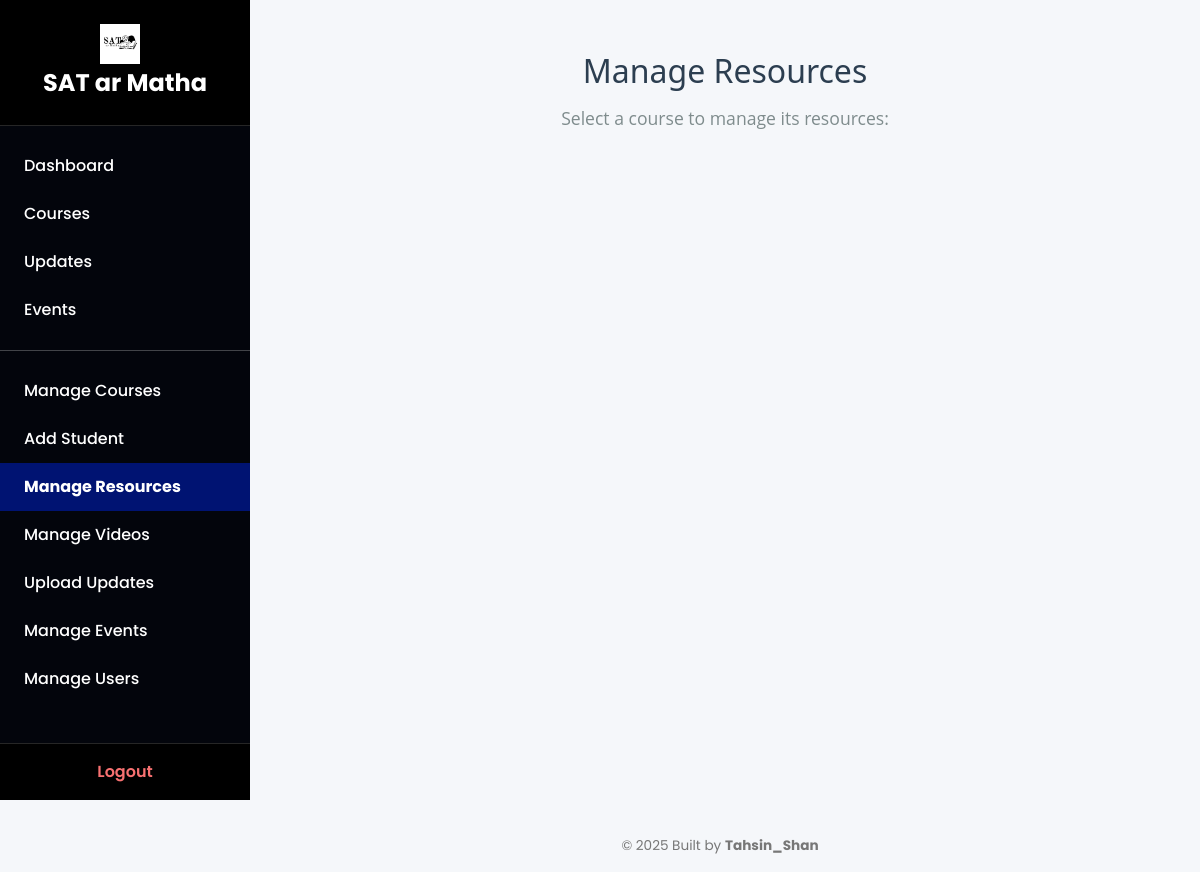
The app's page /admin/manage_resources (signed in), older data.
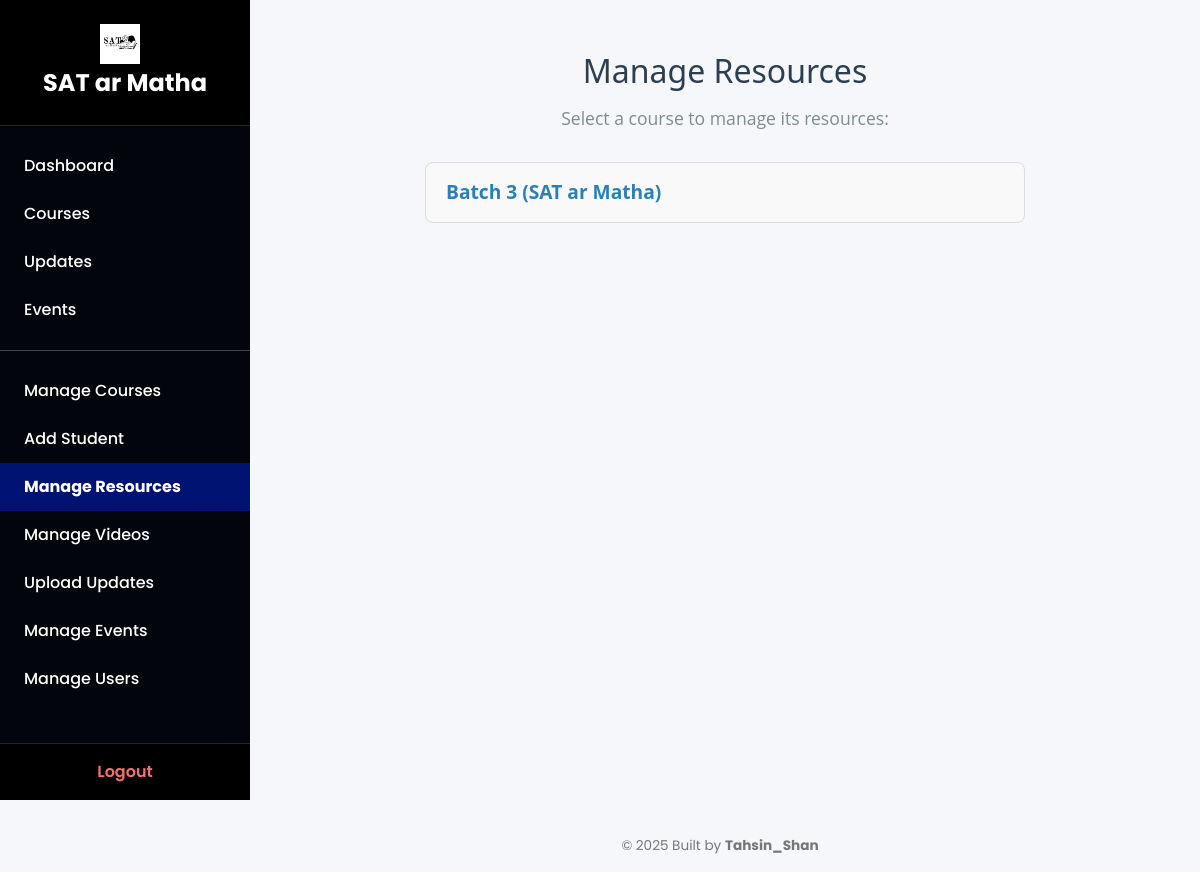
The same page, newer data.
### tables this page shows
CREATE TABLE courses (
        id INTEGER PRIMARY KEY AUTOINCREMENT,
        name TEXT NOT NULL,
        code TEXT NOT NULL,
        syllabus_pdf TEXT
    );

### app.py (the view)
@app.route('/admin/manage_resources')
@login_required
def manage_resources_list():
    if session.get('role') != 'admin':
        return redirect(url_for('dashboard'))
    conn = get_db_connection()
    courses = conn.execute('SELECT id, name, code FROM courses').fetchall()
    conn.close()
    return render_template('manage_resources_list.html', courses=courses)

### app.py (called while the page is built)
def get_db_connection():
    conn = sqlite3.connect('database.db')
    conn.row_factory = sqlite3.Row
    return conn

def login_required(f):
    @wraps(f)
    def decorated_function(*args, **kwargs):
        if 'user_id' not in session:
            return redirect(url_for('login'))
        return f(*args, **kwargs)
    return decorated_function

@app.context_processor
def inject_user_role():
    return dict(role=session.get('role'))

@app.context_processor
def inject_user_role():
    return dict(role=session.get('role'))

### templates/manage_resources_list.html (shortened to what this page needs)
{% extends "dashboard_base.html" %}
{% block content %}
<h2>Manage Resources</h2>
<p>Select a course to manage its resources:</p>
<ul>
  {% for course in courses %}
    <li>
      <a href="{{ url_for('manage_resources', course_id=course.id) }}">
        {{ course.name }} ({{ course.code }})
      </a>
    </li>
  {% endfor %}
</ul>
{% endblock %}

Row changes from the older to the newer data that the page shows:
added courses: name "Batch 3", code "SAT ar Matha"
